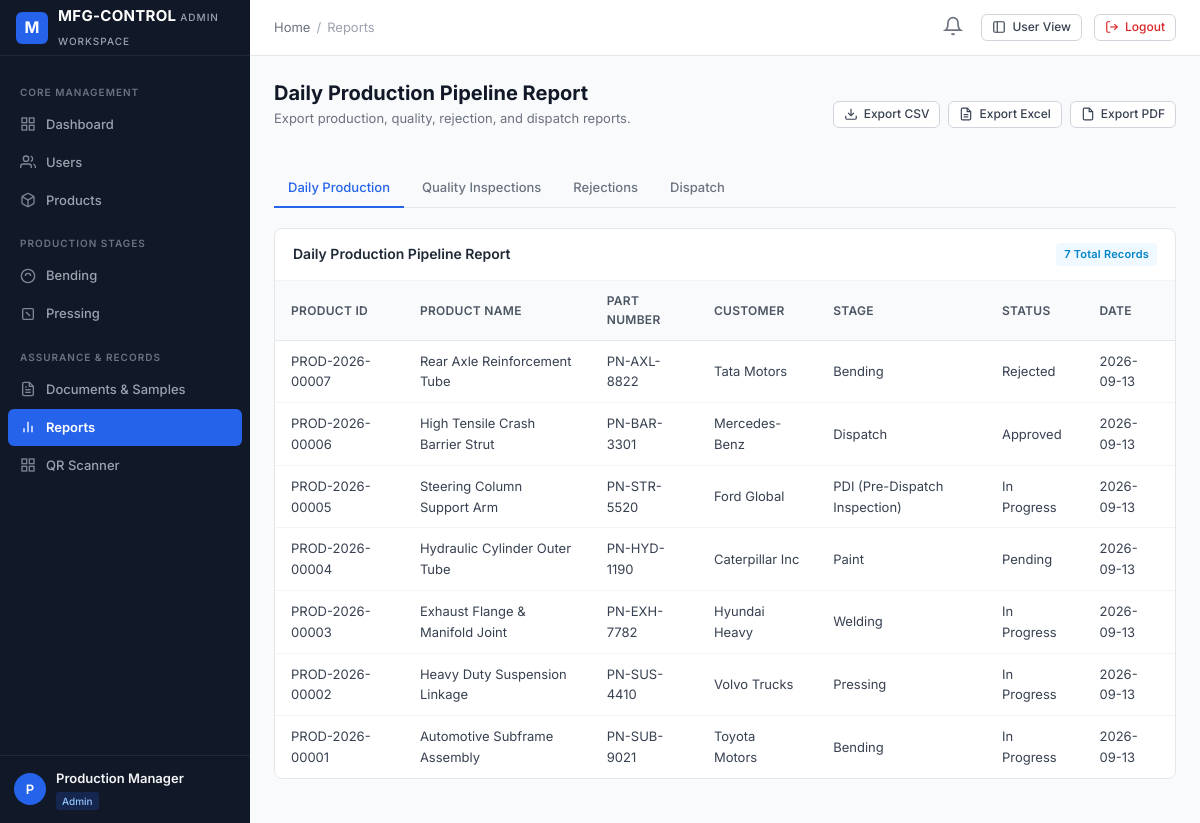
Screenshot of /admin-panel/reports/ (signed in) with the database file from the repository.
### apps/accounts/models.py (models this page shows, shortened)
class User(AbstractUser):
    email = models.EmailField(_('email address'), unique=True, db_index=True)
    full_name = models.CharField(_('full name'), max_length=150, blank=True)
    employee_id = models.CharField(_('employee ID'), max_length=50, unique=True, db_index=True)
    phone = models.CharField(_('phone number'), max_length=25, blank=True)
    role = models.CharField(_('role'), max_length=50, choices=UserRole.choices, default=UserRole.USER, db_index=True)
    status = models.CharField(_('status'), max_length=20, choices=UserStatus.choices, default=UserStatus.ACTIVE, db_index=True)
    department = models.CharField(_('department'), max_length=100, blank=True)
    designation = models.CharField(_('designation'), max_length=100, blank=True)
    profile_image = models.ImageField(upload_to='profiles/', blank=True, null=True)
    assigned_admin = models.ForeignKey(
        'self',
        on_delete=models.SET_NULL,
        null=True,
        blank=True,
        related_name='assigned_users',
        help_text=_('Admin managing this user')
    )
    production_stage = models.CharField(
        _('production stage'),
        max_length=50,
        blank=True,
        help_text=_('Current assigned primary production stage, e.g. BENDING, PRESSING')
    )
    production_line = models.CharField(_('production line'), max_length=50, blank=True)
    shift = models.CharField(_('shift'), max_length=50, blank=True)
    notes = models.TextField(_('notes'), blank=True)
    created_at = models.DateTimeField(auto_now_add=True)
    updated_at = models.DateTimeField(auto_now=True)
    objects = CustomUserManager()
    USERNAME_FIELD = 'email'
    REQUIRED_FIELDS = ['username', 'employee_id']
    class Meta:
        verbose_name = _('User')
        verbose_name_plural = _('Users')
        ordering = ['-created_at']
    @property
    def is_super_admin(self):
        return self.role == UserRole.SUPER_ADMIN or self.is_superuser
    @property
    def is_admin_user(self):
        return self.role in [UserRole.SUPER_ADMIN, UserRole.ADMIN]
    @property
    def is_operator(self):
        return not self.is_admin_user

### apps/products/models.py (models this page shows, shortened)
class Product(models.Model):
    product_id = models.CharField(max_length=50, unique=True, db_index=True)
    product_name = models.CharField(max_length=200)
    part_number = models.CharField(max_length=100, db_index=True)
    customer = models.CharField(max_length=150)
    model = models.CharField(max_length=100, blank=True)
    batch_number = models.CharField(max_length=100, blank=True)
    production_date = models.DateField(default=timezone.now)
    assigned_admin = models.ForeignKey(
        settings.AUTH_USER_MODEL,
        on_delete=models.SET_NULL,
        null=True,
        blank=True,
        related_name='administered_products'
    )
    assigned_user = models.ForeignKey(
        settings.AUTH_USER_MODEL,
        on_delete=models.SET_NULL,
        null=True,
        blank=True,
        related_name='assigned_products'
    )
    current_stage = models.CharField(
        max_length=50,
        choices=StageChoices.choices,
        default=StageChoices.BENDING,
        db_index=True
    )
    status = models.CharField(
        max_length=50,
        choices=ProductStatus.choices,
        default=ProductStatus.PENDING,
        db_index=True
    )
    priority = models.CharField(
        max_length=20,
        choices=PriorityChoices.choices,
        default=PriorityChoices.MEDIUM
    )
    qr_code_image = models.ImageField(upload_to='qr_codes/', blank=True, null=True)
    qr_data = models.TextField(blank=True)
    created_at = models.DateTimeField(auto_now_add=True)
    updated_at = models.DateTimeField(auto_now=True)
    class Meta:
        ordering = ['-created_at']
        indexes = [
            models.Index(fields=['current_stage', 'status']),
            models.Index(fields=['customer', 'batch_number']),
        ]

### admin_panel/views.py (the view, shortened to what this page needs)
# urls.py: path('reports/', views.reports_view, name='reports_view'),
@admin_required
@permission_required_custom('reports', 'view')
def reports_view(request):
    report_type = request.GET.get('type', 'production')
    export_format = request.GET.get('export', '')
    if report_type == 'quality':
        title = "Quality Inspection Report"
        headers = ["Inspection ID", "Product ID", "Stage", "Result", "Inspector", "Date", "Remarks"]
        inspections = Inspection.objects.select_related('product', 'inspector').order_by('-date')
        rows = [
            [
                i.inspection_id,
                i.product.product_id,
                i.stage,
                i.result,
                i.inspector.username if i.inspector else 'N/A',
                i.date.strftime('%Y-%m-%d %H:%M'),
                i.remarks
            ]
            for i in inspections
        ]
    else: # Production
        title = "Daily Production Pipeline Report"
        headers = ["Product ID", "Product Name", "Part Number", "Customer", "Stage", "Status", "Date"]
        prods = Product.objects.all().order_by('-created_at')
        rows = [
            [
                p.product_id,
                p.product_name,
                p.part_number,
                p.customer,
                p.get_current_stage_display(),
                p.get_status_display(),
                p.production_date.strftime('%Y-%m-%d')
            ]
            for p in prods
        ]
    if export_format == 'csv':
        log_audit(request, 'REPORT_EXPORT', 'Report', new_value=f"Exported {report_type} CSV")
        return export_to_csv(f"{report_type}_report", headers, rows)
    elif export_format == 'excel':
        log_audit(request, 'REPORT_EXPORT', 'Report', new_value=f"Exported {report_type} Excel")
        return export_to_excel(f"{report_type}_report", title, headers, rows)
    elif export_format == 'pdf':
        log_audit(request, 'REPORT_EXPORT', 'Report', new_value=f"Exported {report_type} PDF")
        return export_to_pdf(f"{report_type}_report", title, f"Type: {report_type.upper()}", headers, rows)
    return render(request, 'admin_panel/reports.html', {
        'report_type': report_type,
        'title': title,
        'headers': headers,
        'rows': rows[:50],
        'total_count': len(rows),
    })

### apps/notifications/context_processors.py (called while the page is built)
def notifications_processor(request):
    if not request.user.is_authenticated:
        return {'unread_notifications_count': 0, 'recent_notifications': []}
    unread_count = Notification.objects.filter(recipient=request.user, is_read=False).count()
    recent = Notification.objects.filter(recipient=request.user)[:5]
    return {
        'unread_notifications_count': unread_count,
        'recent_notifications': recent,
    }

### apps/permissions/context_processors.py (called while the page is built, shortened)
def permissions_processor(request):
    modules = get_user_modules(request.user)
    def can_access_fn(module, action='view'):
        return has_permission(request.user, module, action)
    return {
        'user_modules': modules,
        'user_is_super_admin': request.user.is_super_admin,
        'user_is_admin': request.user.is_admin_user,
        'user_is_operator': request.user.is_operator,
        'can_access': can_access_fn,
    }

### apps/permissions/services.py (called while the page is built, shortened)
def get_user_modules(user):
    if not user or not user.is_authenticated:
        return {}
    all_modules = [m[0] for m in MODULE_CHOICES]
    if user.is_super_admin:
        return {m: ['view', 'create', 'edit', 'delete', 'approve', 'export'] for m in all_modules}
    perms = ModulePermission.objects.filter(user=user)
    result = {}
    for p in perms:
        actions = []
        if p.can_view: actions.append('view')
        if p.can_create: actions.append('create')
        if p.can_edit: actions.append('edit')
        if p.can_delete: actions.append('delete')
        if p.can_approve: actions.append('approve')
        if p.can_export: actions.append('export')
        if actions:
            result[p.module] = actions
    return result

### admin_panel/templates/admin_panel/reports.html (shortened to what this page needs)
{% extends "admin_panel/base_admin.html" %}
{% block breadcrumb_active %}Reports{% endblock %}
{% block content %}
<div style="display: flex; justify-content: space-between; align-items: center; margin-bottom: 20px;">
    <div>
        <h1 class="page-title">{{ title }}</h1>
        <p class="page-subtitle">Export production, quality, rejection, and dispatch reports.</p>
    </div>
    <div style="display: flex; gap: 8px;">
        <a href="?type={{ report_type }}&export=csv" class="btn btn-secondary btn-sm">
            <svg width="14" height="14" viewBox="0 0 24 24" fill="none" stroke="currentColor" stroke-width="2"><path d="M21 15v4a2 2 0 0 1-2 2H5a2 2 0 0 1-2-2v-4"></path><polyline points="7 10 12 15 17 10"></polyline><line x1="12" y1="15" x2="12" y2="3"></line></svg>
            Export CSV
        </a>
        <a href="?type={{ report_type }}&export=excel" class="btn btn-secondary btn-sm">
            <svg width="14" height="14" viewBox="0 0 24 24" fill="none" stroke="currentColor" stroke-width="2"><path d="M14 2H6a2 2 0 0 0-2 2v16a2 2 0 0 0 2 2h12a2 2 0 0 0 2-2V8z"></path><polyline points="14 2 14 8 20 8"></polyline><line x1="8" y1="13" x2="16" y2="13"></line><line x1="8" y1="17" x2="16" y2="17"></line></svg>
            Export Excel
        </a>
        <a href="?type={{ report_type }}&export=pdf" class="btn btn-secondary btn-sm">
            <svg width="14" height="14" viewBox="0 0 24 24" fill="none" stroke="currentColor" stroke-width="2"><path d="M14 2H6a2 2 0 0 0-2 2v16a2 2 0 0 0 2 2h12a2 2 0 0 0 2-2V8z"></path><polyline points="14 2 14 8 20 8"></polyline></svg>
            Export PDF
        </a>
    </div>
</div>
<div class="nav-tabs" style="margin-bottom: 20px;">
    <a href="?type=production" class="nav-tab-item {% if report_type == 'production' %}active{% endif %}">Daily Production</a>
    <a href="?type=quality" class="nav-tab-item {% if report_type == 'quality' %}active{% endif %}">Quality Inspections</a>
    <a href="?type=rejections" class="nav-tab-item {% if report_type == 'rejections' %}active{% endif %}">Rejections</a>
    <a href="?type=dispatch" class="nav-tab-item {% if report_type == 'dispatch' %}active{% endif %}">Dispatch</a>
</div>
<div class="card">
    <div class="card-header">
        <h3 class="card-title">{{ title }}</h3>
        <span class="badge badge-info">{{ total_count }} Total Records</span>
    </div>
    <div class="table-responsive">
        <table class="table-custom">
            <thead>
                <tr>
                    {% for h in headers %}
                    <th>{{ h }}</th>
                    {% endfor %}
                </tr>
            </thead>
            <tbody>
                {% for row in rows %}
                <tr>
                    {% for cell in row %}
                    <td>{{ cell }}</td>
                    {% endfor %}
                </tr>
                {% empty %}
                <tr>
                    <td colspan="{{ headers|length }}" style="text-align: center; color: #9ca3af; padding: 24px;">No records found for this report.</td>
                </tr>
                {% endfor %}
            </tbody>
        </table>
    </div>
</div>
{% endblock %}

### admin_panel/templates/admin_panel/base_admin.html (shortened to what this page needs)
{% extends "base.html" %}
{% block sidebar %}
<aside class="app-sidebar">
    <div class="sidebar-header">
        <div class="brand-icon">M</div>
        <div class="brand-title">
            <span>MFG-CONTROL</span>
            <span class="brand-subtitle">Admin Workspace</span>
        </div>
    </div>
    <div class="sidebar-scroll">
        <div class="sidebar-section-title">Core Management</div>
        <a href="/admin-panel/dashboard/" class="nav-link {% if request.path == '/admin-panel/dashboard/' or request.path == '/admin-panel/' %}active{% endif %}">
            <svg viewBox="0 0 24 24" fill="none" stroke="currentColor" stroke-width="2"><rect x="3" y="3" width="7" height="7"></rect><rect x="14" y="3" width="7" height="7"></rect><rect x="14" y="14" width="7" height="7"></rect><rect x="3" y="14" width="7" height="7"></rect></svg>
            Dashboard
        </a>
        {% if user_is_super_admin or 'users' in user_modules %}
        <a href="/admin-panel/users/" class="nav-link {% if '/admin-panel/users/' in request.path %}active{% endif %}">
            <svg viewBox="0 0 24 24" fill="none" stroke="currentColor" stroke-width="2"><path d="M17 21v-2a4 4 0 0 0-4-4H5a4 4 0 0 0-4 4v2"></path><circle cx="9" cy="7" r="4"></circle><path d="M23 21v-2a4 4 0 0 0-3-3.87"></path><path d="M16 3.13a4 4 0 0 1 0 7.75"></path></svg>
            Users
        </a>
        {% endif %}
        {% if user_is_super_admin or 'products' in user_modules %}
        <a href="/admin-panel/products/" class="nav-link {% if '/admin-panel/products/' in request.path %}active{% endif %}">
            Products
        </a>
        {% endif %}
        <div class="sidebar-section-title">Production Stages</div>
        {% if user_is_super_admin or 'bending' in user_modules %}
        <a href="/admin-panel/production/bending/" class="nav-link {% if '/production/bending/' in request.path %}active{% endif %}">
            <svg viewBox="0 0 24 24" fill="none" stroke="currentColor" stroke-width="2"><circle cx="12" cy="12" r="10"></circle><path d="M8 12a4 4 0 0 1 8 0"></path></svg>
            Bending
        </a>
        {% endif %}
        {% if user_is_super_admin or 'pressing' in user_modules or 'blanking' in user_modules %}
        <a href="/admin-panel/production/pressing/" class="nav-link {% if '/production/pressing/' in request.path %}active{% endif %}">
            <svg viewBox="0 0 24 24" fill="none" stroke="currentColor" stroke-width="2"><rect x="4" y="4" width="16" height="16" rx="2"></rect><line x1="9" y1="9" x2="15" y2="15"></line></svg>
            Pressing
        </a>
        {% endif %}
        <div class="sidebar-section-title">Assurance & Records</div>
        {% if user_is_super_admin or 'documents' in user_modules %}
        <a href="/admin-panel/documents/" class="nav-link {% if '/admin-panel/documents/' in request.path %}active{% endif %}">
            Documents & Samples
        </a>
        {% endif %}
        {% if user_is_super_admin or 'reports' in user_modules %}
        <a href="/admin-panel/reports/" class="nav-link {% if '/admin-panel/reports/' in request.path %}active{% endif %}">
            <svg viewBox="0 0 24 24" fill="none" stroke="currentColor" stroke-width="2"><line x1="18" y1="20" x2="18" y2="10"></line><line x1="12" y1="20" x2="12" y2="4"></line><line x1="6" y1="20" x2="6" y2="14"></line></svg>
            Reports
        </a>
        {% endif %}
        <a href="/admin-panel/scanner/" class="nav-link {% if '/admin-panel/scanner/' in request.path %}active{% endif %}">
            <svg viewBox="0 0 24 24" fill="none" stroke="currentColor" stroke-width="2"><rect x="3" y="3" width="7" height="7"></rect><rect x="14" y="3" width="7" height="7"></rect><rect x="14" y="14" width="7" height="7"></rect><rect x="3" y="14" width="7" height="7"></rect></svg>
            QR Scanner
        </a>
    </div>
    <div class="sidebar-user">
        <div class="user-avatar">{{ user.username|slice:":1"|upper }}</div>
        <div class="user-info">
            <div class="user-name">{{ user.full_name|default:user.username }}</div>
            <span class="user-role-badge">{{ user.get_role_display }}</span>
        </div>
    </div>
</aside>
{% endblock %}

### rows the page displays
User: username "P", full_name "Production Manager", role "Admin"
Product: row "PROD-2026-00007" "Rear Axle Reinforcement Tube" "PN-AXL-8822" "Tata Motors"
Product: row "PROD-2026-00006" "High Tensile Crash Barrier Strut" "PN-BAR-3301" "Mercedes-Benz"
Product: row "PROD-2026-00005" "Steering Column Support Arm" "PN-STR-5520" "Ford Global"
Product: row "PROD-2026-00004" "Hydraulic Cylinder Outer Tube" "PN-HYD-1190" "Caterpillar Inc"
Product: row "PROD-2026-00003" "Exhaust Flange & Manifold Joint" "PN-EXH-7782" "Hyundai Heavy"
Product: row "PROD-2026-00002" "Heavy Duty Suspension Linkage" "PN-SUS-4410" "Volvo Trucks"
Product: row "PROD-2026-00001" "Automotive Subframe Assembly" "PN-SUB-9021" "Toyota Motors"

### other values shown
{{ title }} "Daily Production Pipeline Report"
{{ total_count }} "7"
{{ h }} "PRODUCT ID" "PRODUCT NAME" "PART NUMBER" "CUSTOMER" "STAGE" "STATUS" "DATE"
{{ cell }} "Bending" "Rejected" "2026-09-13" "Dispatch" "Approved" "2026-09-13" "PDI (Pre-Dispatch Inspection)" "In Progress" "2026-09-13" "Paint" "Pending" "2026-09-13" "Welding" "In Progress" "2026-09-13" "Pressing" "In Progress" "2026-09-13" "Bending" "In Progress" "2026-09-13"
